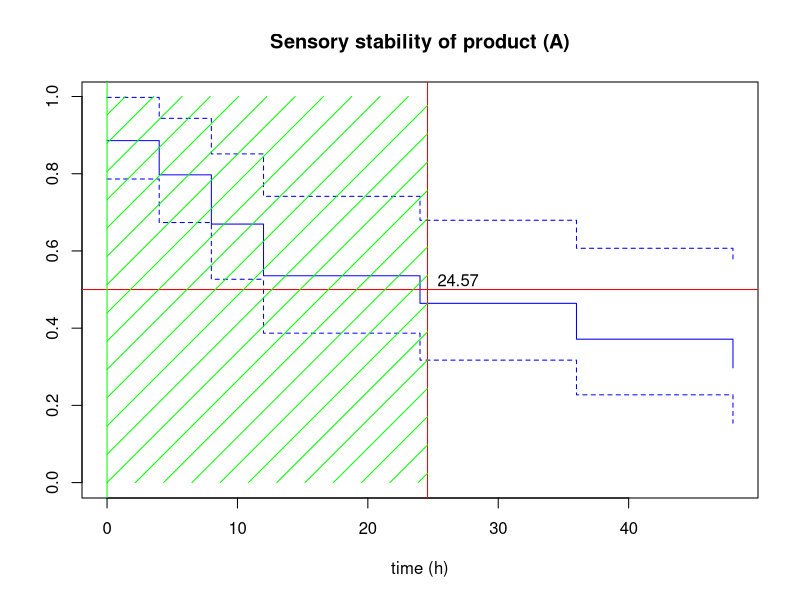
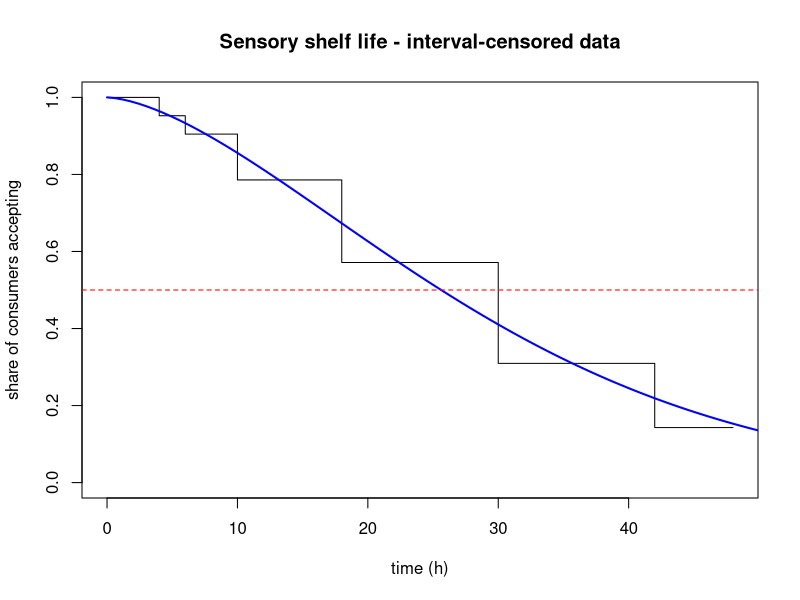

Reproduce these figures in R, in order.
# ============================================================
# Exercise 10: Survival analysis and sensory shelf life
# Theory: https://senzorika.github.io/SaIT/theory_EN/exercise10.html
# ============================================================

# ------------------------------------------------------------------------
# Survival analysis (Kaplan-Meier model) (Vietoris, 2013)
# + predictive modelling
# ------------------------------------------------------------------------

# estimating sensory shelf life using non-parametric Kaplan-Meier survival analysis
# Five assessors evaluated yogurt samples stored for 0, 4, 8, 12, 24, 36 and 48 hours at room temperature.
# The result is a scale of (rejection / would not eat) and (acceptance / would eat). What is the estimated
# sensory shelf life of the yogurts, i.e. when will the yogurt become sensorially unacceptable?
# ----------------------------------------------------------------------------------------
# load the survival analysis package
library(survival)
time <- c(0, 4, 8, 12, 24, 36, 48, 0, 4, 8, 12, 24, 36, 48, 0, 4, 8, 12, 24, 36, 48, 0, 4, 8, 12, 24, 36, 48, 0, 4, 8, 12, 24, 36, 48)
event <- c(
  TRUE, TRUE, TRUE, TRUE, FALSE, FALSE, FALSE,
  TRUE, TRUE, TRUE, TRUE, TRUE, TRUE, TRUE,
  TRUE, TRUE, FALSE, TRUE, FALSE, FALSE, FALSE,
  TRUE, FALSE, TRUE, FALSE, FALSE, FALSE, FALSE,
  FALSE, FALSE, TRUE, TRUE, TRUE, TRUE, FALSE
)

# create the survival object and set the basic parameters
food_shelf_life <- Surv(time, event)
food_shelf_life

fit <- survfit(food_shelf_life ~ 1, conf.int = FALSE)
# results and visualisation
fit
summary(fit)
plot(fit, main = "Sensory stability of product (A)", xlab = "time (h)", col = "blue")
abline(h = 0.5, col = "red")


# -----------------------------------------------------
# + LINEAR REGRESSION (Vietoris, 2020)
# -----------------------------------------------------
# we will predict the cut-off point for the yogurts from the previous example
# where x is time (hours) and y is the survival value
y <- fit$surv
x <- fit$time
linear <- data.frame(x, y)
linear

# linear model: time as a function of survival, x = a*y + b
regression <- lm(x ~ y)
regression

# and now we write our first function ever :)
model <- function(estimate) {
  regression$coefficients[2] * estimate + regression$coefficients[1]
}

# we still need the coefficient of determination (R2) of the model and we are done :)
reg <- lm(x ~ y)
summary(reg)

# check the linear model: how many hours is the cut-off point (value = 0.5)
model(0.5)
abline(v = model(0.5), col = "red")

# add some visuals :)
abline(v = 0, col = "green")
rect(0, 1, model(0.5), 0, density = 5, col = "green", border = "transparent")
text(model(0.5), 0.52, round(model(0.5), digit = 2), pos = 4)


# -----------------------------------------------------
# + INTERVAL-CENSORED DATA AND THE WEIBULL MODEL (Hough, 2010; ISO 16779)
# -----------------------------------------------------
# The example above treats each of the 35 ratings as a separate observation. In a consumer
# study, however, each consumer evaluates all storage times and the exact rejection time is
# unknown - we only know between which two times it happened (interval censoring):
#   accepted at 12 h, rejected at 24 h  -> interval (12, 24)
#   rejected already at 4 h             -> interval (NA, 4)   left-censored
#   accepted everything up to 48 h      -> interval (48, NA)  right-censored
# 42 consumers, yogurt stored for 4, 8, 12, 24, 36 and 48 hours:
lower <- c(rep(NA, 2), rep(4, 2), rep(8, 5), rep(12, 9), rep(24, 11), rep(36, 7), rep(48, 6))
upper <- c(rep(4, 2), rep(8, 2), rep(12, 5), rep(24, 9), rep(36, 11), rep(48, 7), rep(NA, 6))
intervals <- Surv(lower, upper, type = "interval2")
intervals

# parametric estimate: Weibull distribution of the rejection time
weibull <- survreg(intervals ~ 1, dist = "weibull")
summary(weibull)
eta <- exp(coef(weibull)) # scale parameter (h)
beta <- 1 / weibull$scale # shape parameter; beta > 1 = the risk of rejection grows with time
c(eta = unname(eta), beta = beta)

# time at which 10, 25 and 50 % of consumers reject the product
percentiles <- predict(weibull,
  newdata = data.frame(x = 1), type = "quantile",
  p = c(0.10, 0.25, 0.50), se.fit = TRUE
)
estimate <- as.numeric(percentiles$fit)
se <- as.numeric(percentiles$se.fit)
data.frame(
  rejection = c("10 %", "25 %", "50 %"), time_h = round(estimate, 1),
  lower_95 = round(estimate - 1.96 * se, 1), upper_95 = round(estimate + 1.96 * se, 1)
)

# non-parametric (Turnbull) estimate and the Weibull curve in one plot
plot(survfit(intervals ~ 1),
  conf.int = FALSE, xlab = "time (h)", ylab = "share of consumers accepting",
  main = "Sensory shelf life - interval-censored data"
)
curve(exp(-(x / eta)^beta), from = 0, to = 60, add = TRUE, col = "blue", lwd = 2)
abline(h = 0.5, col = "red", lty = 2)


# -----------------------------------------------------
# + ACCELERATED STORAGE: Q10 AND THE ARRHENIUS EQUATION
# -----------------------------------------------------
# median sensory shelf life (days) found at three storage temperatures
temperature <- c(5, 15, 25) # °C
shelf_life <- c(28, 13, 6) # days

# Q10: how many times the shelf life shortens when the temperature rises by 10 °C
Q10 <- (shelf_life[1] / shelf_life[3])^(10 / (temperature[3] - temperature[1]))
Q10

# Arrhenius: ln(k) = ln(A) - Ea / (R * T), rate of change k ~ 1 / shelf life, T in kelvin
T_K <- temperature + 273.15
arrhenius <- lm(log(1 / shelf_life) ~ I(1 / T_K))
Ea <- -coef(arrhenius)[2] * 8.314 / 1000 # activation energy in kJ/mol
unname(Ea)

# predicted shelf life at 8 °C (retail refrigerator)
1 / exp(predict(arrhenius, newdata = data.frame(T_K = 8 + 273.15)))


# TASK1:
# =========
# The producer wants at most 25 % of consumers to reject the yogurt at the time of consumption.
# Which shelf life do you recommend according to the Weibull model? Compare it with the median.

# TASK2:
# =========
# Compute Q10 from the pair 5 and 15 °C and from the pair 15 and 25 °C. Is Q10 constant?
# Check the result in the calculator (in Slovak): https://senzorika.github.io/SAP/kapitoly/10_shelf_life.html#kalkulator
